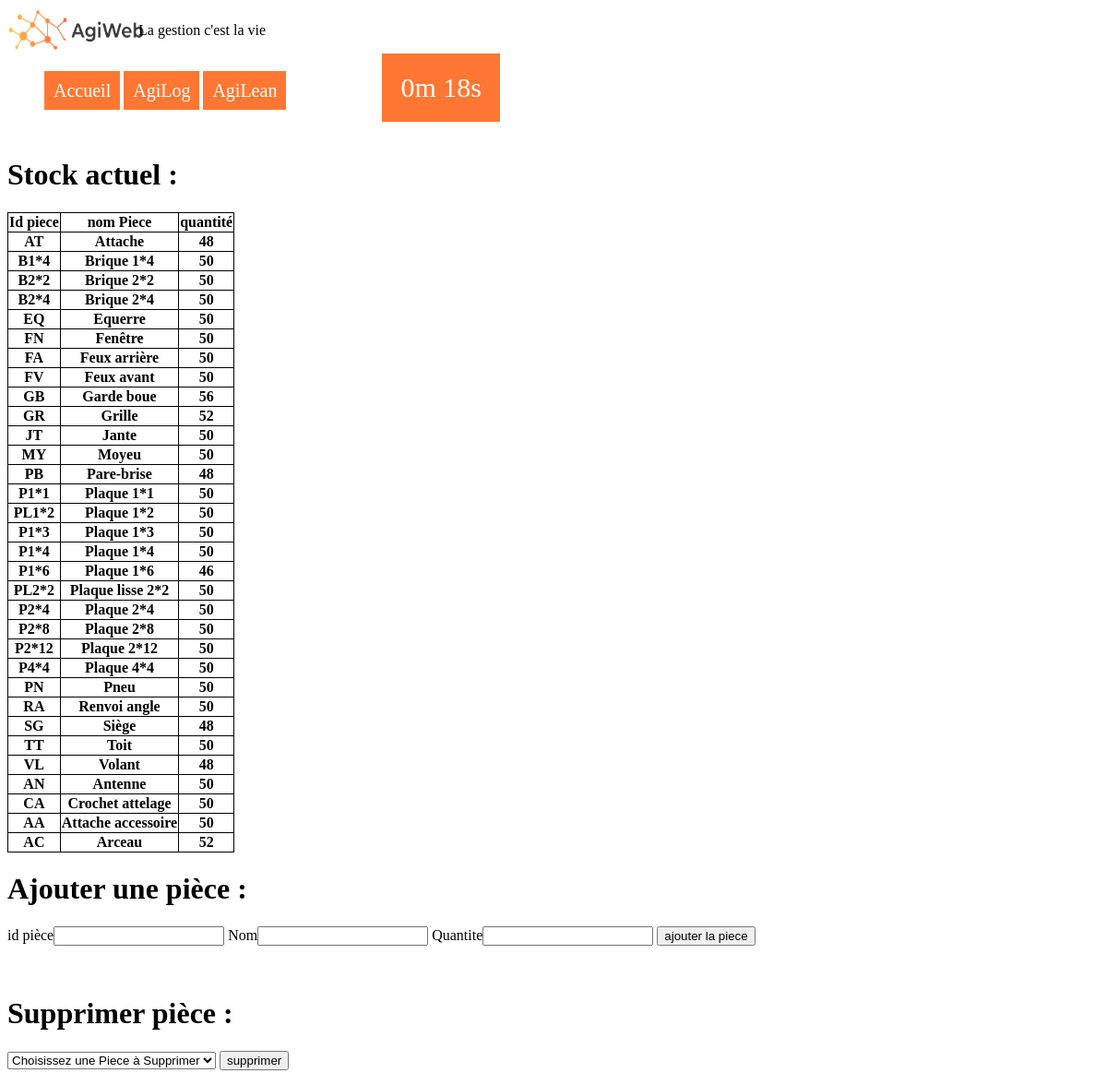
The page /Agilog/Initialisation/Ajout_piece on the database its author committed.
### tables this page shows
CREATE TABLE "piece" (
	"id"	TEXT NOT NULL,
	"nom"	TEXT NOT NULL,
	"quantite"	INTEGER NOT NULL,
	"seuil_recomp"	INTEGER,
	"stock_secu"	INTEGER,
	"delai_reappro"	INTEGER,
	"a_commander"	INTEGER,
	"fournisseur"	INTEGER,
	PRIMARY KEY("id")
);

### run.py (the view, shortened to what this page needs)
@app.route('/Agilog/Initialisation/Ajout_piece', methods=['GET', 'POST'])#recupere 2 variable nom et prnom et les ajoutent a la base de données (a modifier pour mettre piece et quantite)
def ajout_piece():
    err_quant = ''
    msg=''
    con = lite.connect(cheminbdd) #attention chez toi c'est pas rangé au meme endroit
    con.row_factory = lite.Row
    cur = con.cursor()
    cur.execute("SELECT id, nom, quantite FROM piece")
    liste_id = cur.fetchall()
    if not request.method == 'POST':
        con.close()
        return render_template('ajout_piece.html',liste_id=liste_id, err_quant= "", msg="")
    return render_template('ajout_piece.html', liste_id=liste_id, err_quant= err_quant, msg=msg); # LES PROGRAMMEURS a retoucher / separer  fonctions

### Templates/ajout_piece.html (shortened to what this page needs)
<html lang="en" dir="ltr">
	{% include "head.html" %}
	<body>
	{% include "Navbar.html" %} <br/>
	<h1>Stock actuel :</h1>
	<table>
		<tr>
			<th>Id piece</th>
			<th>nom Piece</th>
			<th>quantité</th>
		</tr>
		{% for piece in liste_id %}
		<tr>
			<th>{{piece['id']}}</th>
			<th>{{piece['nom']}}</th>
			<th>{{piece['quantite']}}</th>
		</tr>
		{%endfor%}
	</table>
	<h1>Ajouter une pièce :</h1>
	<form action="{{url_for('ajout_piece')}}" method="post">
		<label for="ide">id pièce</label><input type="text" name="ide" value="">
		<label for="nom">Nom</label><input type="text" name="nome" value="">
		<label for="quantite">Quantite</label><input type="text" name="quantitee" value="">
		<input type="submit" value="ajouter la piece">
	</form> <br/>
	<h1>Supprimer pièce :</h1>
	<form action="{{url_for('supprimer_piece')}}" method="post">
			<select name='nomdele'>
				<option value='0'>Choisissez une Piece à Supprimer</option>
			</select>
			<input type="submit" value="supprimer">
	</form>
	</body>
</html>

### Templates/head.html (shortened to what this page needs)
<head>
  <link rel="stylesheet" type="text/css" href="{{url_for("static", filename="accueil.css")}}">
</head>

### Templates/Navbar.html
<header>
  <div id="content">
    <div id="photo">
      <img class="logo" src="{{url_for("static",filename="logo.jpg")}}" alt="description" />
    </div>
    <div id="proverbe">
      <p> La gestion c'est la vie </p>
    </div>
  </div>
</header>
<div id="extending-nav">
  <div class="leftbox">
    <nav class="menu-nav">
      <ul>
        <li class="bouton">
          <a href="{{url_for('index')}}"> Accueil </a>
        </li>
        <li class="bouton">
          <a href="{{url_for('agilog')}}" rel="nofollow">
          AgiLog </a>
        </li>
        <li class="bouton">
          <a href="{{url_for('agilean')}}" rel="nofollow">
          AgiLean </a>
        </li>
      </ul>
    </nav>
  </div>
  <div class="rightbox">
    <p id="chrono" chrono="16"></p>
  </div>
</div>

### Static/accueil.css (style rules this page uses)
.logo { width:150px ; height:50px ; float : left ; }
table { border-collapse: collapse; }
td,th { border-style: solid; border: 1px, solid black; }
div#content div { display :inline-block; width: 12%; }
div#content div#photo { float:left; }
div#content div#proverbe { vertical-align: top; }
nav.menu-nav ul li.bouton { list-style-type: none; display :inline-block; }
nav.menu-nav ul li.bouton a { color:white; background-color:FF7733; text-decoration: none; padding:10px; font-size:20px; }
div#extending-nav div { display :inline-block; }
div#extending-nav .leftbox { margin-right: 100px; }
#chrono { background-color:#FF7733; color:white; margin:0px; font-size: 30px; padding: 20px; }
td,th { border: 1px solid black; }

### rows shown on the page
piece: id "AT", nom "Attache", quantite "48"
piece: id "B1*4", nom "Brique 1*4", quantite "50"
piece: id "B2*2", nom "Brique 2*2", quantite "50"
piece: id "B2*4", nom "Brique 2*4", quantite "50"
piece: id "EQ", nom "Equerre", quantite "50"
piece: id "FN", nom "Fenêtre", quantite "50"
piece: id "FA", nom "Feux arrière", quantite "50"
piece: id "FV", nom "Feux avant", quantite "50"
piece: id "GB", nom "Garde boue", quantite "56"
piece: id "GR", nom "Grille", quantite "52"
piece: id "JT", nom "Jante", quantite "50"
piece: id "MY", nom "Moyeu", quantite "50"
piece: id "PB", nom "Pare-brise", quantite "48"
piece: id "P1*1", nom "Plaque 1*1", quantite "50"
piece: id "PL1*2", nom "Plaque 1*2", quantite "50"
piece: id "P1*3", nom "Plaque 1*3", quantite "50"
piece: id "P1*4", nom "Plaque 1*4", quantite "50"
piece: id "P1*6", nom "Plaque 1*6", quantite "46"
piece: id "PL2*2", nom "Plaque lisse 2*2", quantite "50"
piece: id "P2*4", nom "Plaque 2*4", quantite "50"
piece: id "P2*8", nom "Plaque 2*8", quantite "50"
piece: id "P2*12", nom "Plaque 2*12", quantite "50"
piece: id "P4*4", nom "Plaque 4*4", quantite "50"
piece: id "PN", nom "Pneu", quantite "50"
piece: id "RA", nom "Renvoi angle", quantite "50"
piece: id "SG", nom "Siège", quantite "48"
piece: id "TT", nom "Toit", quantite "50"
piece: id "VL", nom "Volant", quantite "48"
piece: id "AN", nom "Antenne", quantite "50"
piece: id "CA", nom "Crochet attelage", quantite "50"
piece: id "AA", nom "Attache accessoire", quantite "50"
piece: id "AC", nom "Arceau", quantite "52"
